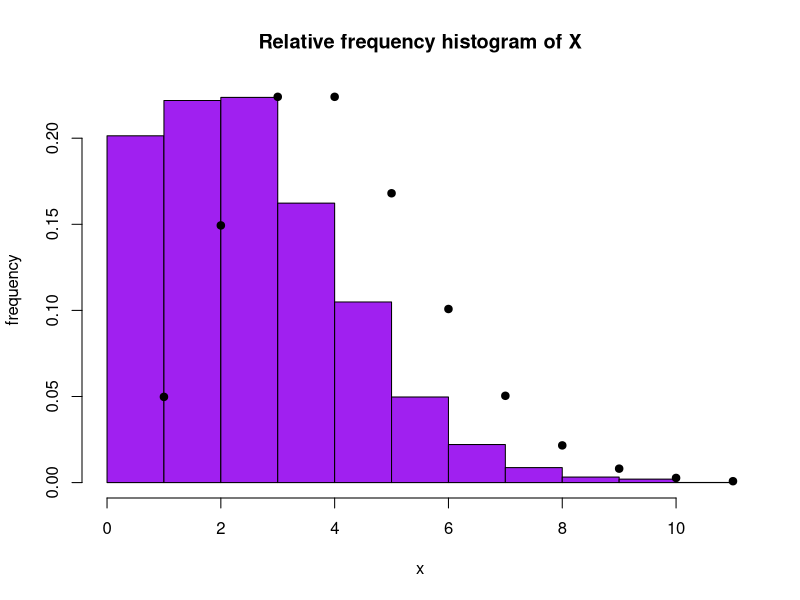
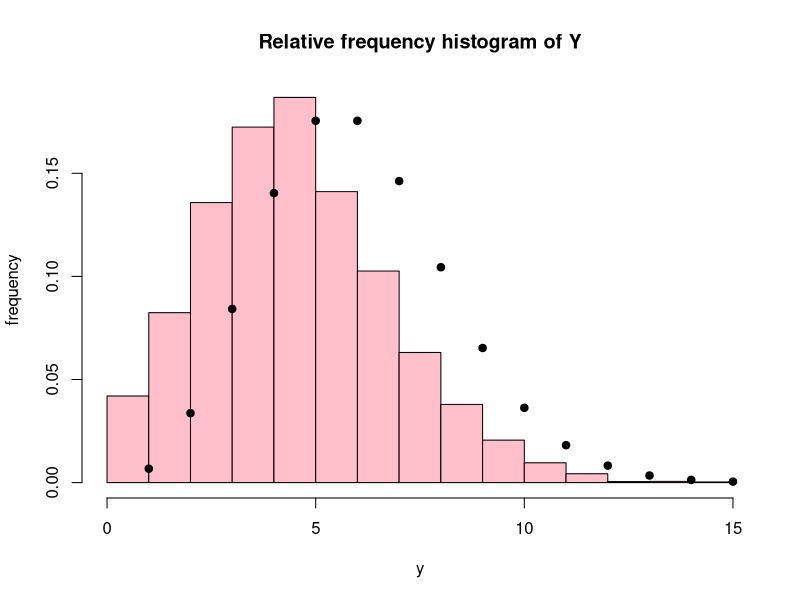
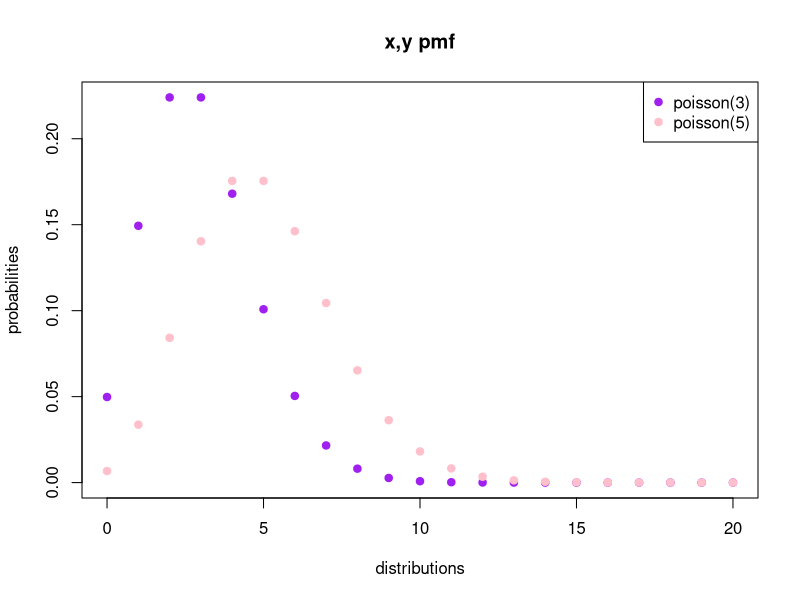
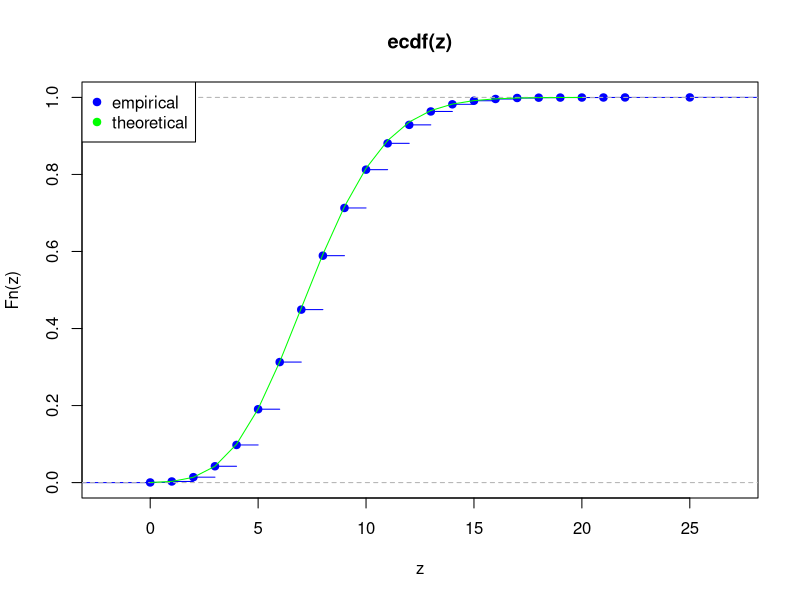

Write R code to recreate these figures, in order.
#Part a
#ii)
#lambda = 8
#P(Z <= 6), P(Z > 4), P( 3<=Z <= 8)
?poisson
?dpois
?ppois

#P(Z <= 6)
ppois(q=6, lambda = 8, lower.tail = TRUE)
#check: 1- P(Z > 6)
1 - ppois(q = 6, lambda = 8, lower.tail = FALSE)

#P(Z > 4)
ppois(q = 4, lambda = 8, lower.tail = FALSE)
#check: 1 - P(Z = 4, Z =3, Z= 2, Z=1, Z=0)
1 - sum(dpois(x = 0:4, lambda = 8))

#P( 3 <= Z <= 8)
#so P( Z=3, Z = 4, Z = 5, Z = 6, Z = 7, Z =8)
sum(dpois(x = 3:8, lambda = 8))
#check:
1 - ppois(q = 8, lambda = 8, lower.tail = FALSE) - ppois(q = 2, lambda = 8, lower.tail = TRUE)


#Part b 
#i)
#create objects for both distributions
poisson3 <- rpois(n = 10000, lambda = 3)
poisson5 <- rpois(n = 10000, lambda = 5)
  
x <- sample(poisson3, size = 10000, replace = TRUE)
xresults <- data.frame(x)
View(xresults)

y <- sample(poisson5, size = 10000, replace = TRUE)
yresults <- data.frame(y)
View(yresults)

poissondist <- function() {
  data.frame(x, y)
}

results <- poissondist()
View(results)

#ii)
#relative frequency histogram for x and y respectively
xhist <- hist(x, freq = FALSE,
     main = "Relative frequency histogram of X",
     xlab = "x",
     ylab = "frequency",
     col = "purple")

points(dpois(0:10000, x = 0:10000, lambda = 3), pch = 19, col = "black")
xpmf <- dpois(x = 0:10000, lambda = 3)
head(xpmf)


yhist <- hist(y, freq = FALSE,
     main = "Relative frequency histogram of Y",
     xlab = "y",
     ylab = "frequency",
     col = "pink")

points(dpois(0:10000, x = 0:10000, lambda = 5),pch =19, col = "black")
ypmf <- dpois(x = 0:10000, lambda = 5)
head(ypmf)

#plot both x and y pmf on the same axis
plot(0:10000, xpmf, col = "purple", xlim =c(0, 20),pch = 19, xlab = "distributions", main = "x,y pmf",ylab = "probabilities")
points(0:10000, ypmf, col = "pink", pch = 19)
legend("topright",c("poisson(3)", "poisson(5)"),pch = c(19, 19), col = c("purple", "pink"))


#iii
#adding x and y. from part a, POI(3 +5) = POI(8) so lambda = mean = var = 8
z = x + y
mean(z)
var(z)


#iv 
#plotting empirical and theoretical cumulative dist. function
empiricalcdf <- ecdf(z)
plot(empiricalcdf, col = "blue", xlab = "z", ylab = "Fn(z)")
lines(seq(0, 20, by=1), ppois(seq(0, 20, by=1),lambda = 8),col="green")
legend("topleft",c("empirical", "theoretical"),pch = c(19, 19), col = c("blue", "green"))
#both plots are very close, they overlap
#check both plots aren't identical: 
empiricalcdf(5)
ppois(5, lambda = 8)
